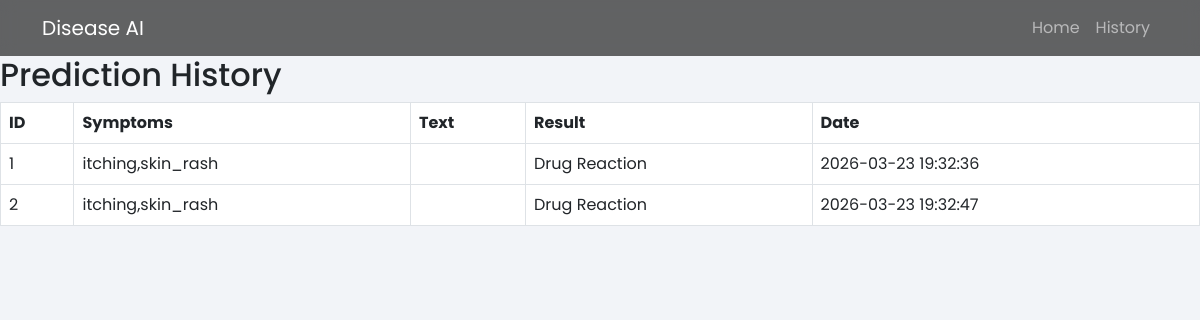
Before: /history with the older database file.
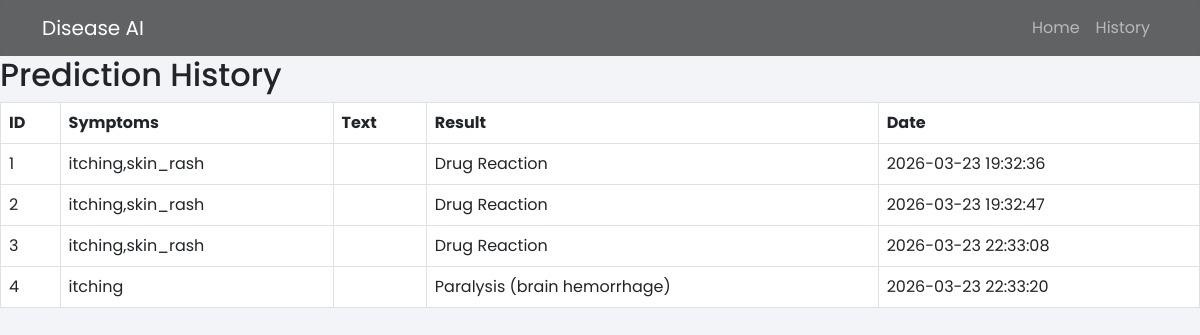
After: the same page with the newer database file.
### tables this page shows
CREATE TABLE history (

        id INTEGER PRIMARY KEY AUTOINCREMENT,

        symptoms TEXT,

        report_text TEXT,

        result TEXT,

        date_time TEXT

    );

### app.py (the view)
@app.route("/history")
def history():
    data = get_history()
    return render_template(
        "history.html",
        data=data
    )

### db.py (called while the page is built)
def get_history():
    conn = sqlite3.connect(DB_NAME)
    c = conn.cursor()
    c.execute("SELECT * FROM history")
    data = c.fetchall()
    conn.close()
    return data

### templates/history.html
{% extends "base.html" %}
{% block content %}
<h2>Prediction History</h2>
<table class="table table-bordered">
<tr>
<th>ID</th>
<th>Symptoms</th>
<th>Text</th>
<th>Result</th>
<th>Date</th>
</tr>
{% for row in data %}
<tr>
<td>{{ row[0] }}</td>
<td>{{ row[1] }}</td>
<td>{{ row[2] }}</td>
<td>{{ row[3] }}</td>
<td>{{ row[4] }}</td>
</tr>
{% endfor %}
</table>
{% endblock %}

### templates/base.html (shortened to what this page needs)
<!DOCTYPE html>
<html lang="en">
<head>
<link
href="https://cdn.jsdelivr.net/npm/bootstrap@5.3.0/dist/css/bootstrap.min.css"
rel="stylesheet">
<link
rel="stylesheet"
href="https://cdnjs.cloudflare.com/ajax/libs/font-awesome/6.5.0/css/all.min.css">
<link
rel="stylesheet"
href="{{ url_for('static', filename='css/style.css') }}">
</head>
<body>
<nav class="navbar navbar-expand-lg navbar-dark">
<div class="container">
<a class="navbar-brand" href="/">
Disease AI
</a>
<div class="collapse navbar-collapse" id="nav">
<ul class="navbar-nav ms-auto">
<li class="nav-item">
<a class="nav-link" href="/">Home</a>
</li>
<li class="nav-item">
<a class="nav-link" href="/history">History</a>
</li>
</ul>
</div>
</div>
</nav>
{% block content %}
{% endblock %}
</body>
</html>

### static/css/style.css (style rules this page uses)
body { margin: 0; font-family: "Poppins", sans-serif; background: #f2f4f8; }
.navbar { background: rgba(0,0,0,0.6); backdrop-filter: blur(8px); }

Changed rows visible on the page:
added history: id "3", symptoms "itching,skin_rash", result "Drug Reaction", date_time "2026-03-23 22:33:08"
added history: id "4", symptoms "itching", result "Paralysis (brain hemorrhage)", date_time "2026-03-23 22:33:20"
